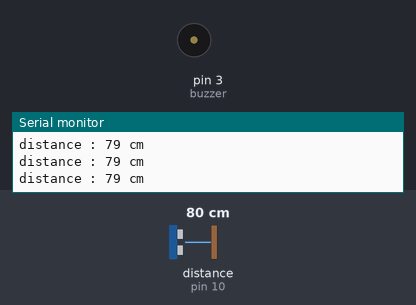
Recording of a sketch running on a simulated Arduino Uno, built with avr-gcc and run on an emulated ATmega328P. Shown: buzzer (waves = sounding), the last lines printed to the serial monitor. Wiring (inferred from the names in the program): ultrasonic range finder: trigger pin 9; echo pin 10. The inputs (shaded band) are chosen by the test bench; at power-on: distance to the obstacle (sensor on pin 10) 80 cm. The echo pulse lasts 58.3 µs per cm.

Above: at 1.2 s.
1.3 s: distance to the obstacle (sensor on pin 10) set to 34 cm
4.3 s: distance to the obstacle (sensor on pin 10) set to 29 cm
At 5.5 s:
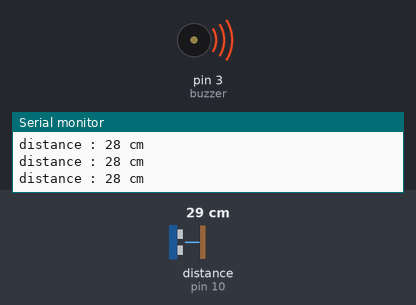
11.8 s: distance to the obstacle (sensor on pin 10) set to 9 cm
13.3 s: distance to the obstacle (sensor on pin 10) set to 12 cm
Timing chart, 0 to 16.3 s (numbered marks = the images above; inputs shaded):
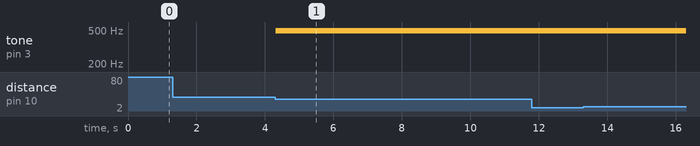

Measured:
- the behaviour switches between 31 and 30 cm on distance to the obstacle (sensor on pin 10) (found by bisection; images 0 and 1)
- after the input at 4.3 s, tone on pin 3 (buzzer): silent → 490 Hz at once

The sketch:

buzzer_code.ino
```cpp
/*
     Ultrasonic Sensor HC-SR05/4 and Arduino
      by Hanie Kiani
   https://electropeak.com/learn
*/
long duration;
int distance;

const int trig = 9;
const int echo = 10;
int buzzer = 3;


void setup() {
  pinMode(trig, OUTPUT);
  pinMode(echo, INPUT);
  Serial.begin(9600);
}

void loop() {
  int distance = calculateDistance();

  if (distance < 10) {
    digitalWrite(buzzer, HIGH);
  }
  else if (distance > 30) {
    digitalWrite(buzzer, LOW);
  }
  else {
    int range = map(distance, 10, 30, 255, 0);
    analogWrite(buzzer, range);
  }

    Serial.print ("distance : ");
    Serial.print(distance);
    Serial.println(" cm");
  }

  int calculateDistance() {
    digitalWrite(trig, LOW);
    delayMicroseconds(2);
    digitalWrite(trig, HIGH);
    delayMicroseconds(10);
    digitalWrite(trig, LOW);
    duration = pulseIn(echo, HIGH);
    distance = (duration * 0.034 / 2);
    return distance;
  }
```
